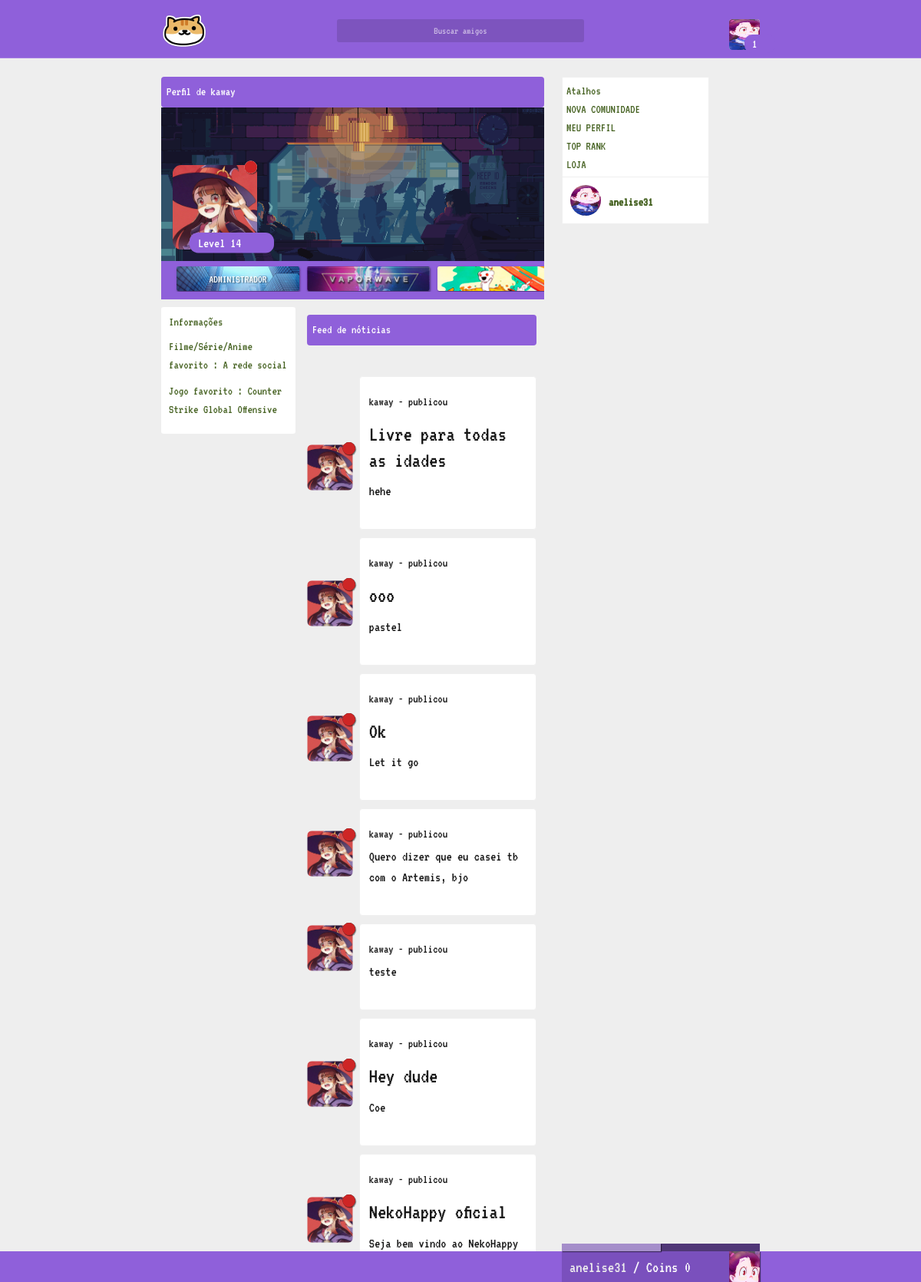
The page /profile/34 (signed in) on the database as committed earlier.
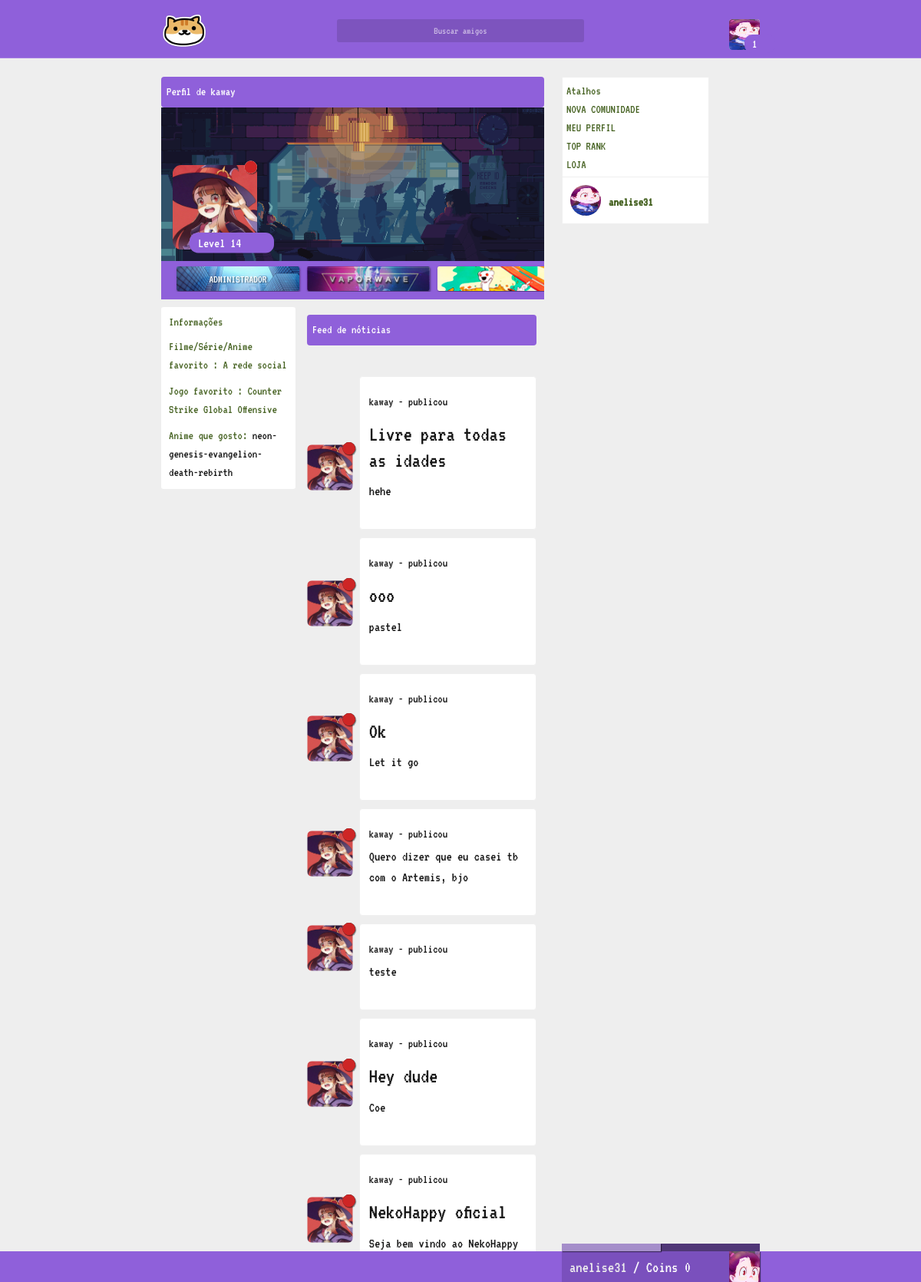
The same page on the database as committed later.
### tables this page shows
CREATE TABLE `user` (
  `id` int(11) NOT NULL,
  `cry` varchar(255) NOT NULL,
  `wtf` varchar(2555) NOT NULL,
  `cool` varchar(2555) NOT NULL,
  `baby` varchar(2555) NOT NULL,
  `very` varchar(2555) NOT NULL,
  `nani` varchar(255) NOT NULL,
  `email` varchar(100) NOT NULL,
  `password` varchar(255) NOT NULL,
  `usuario` varchar(255) NOT NULL,
  `admin` int(11) NOT NULL,
  `avatar` varchar(255) NOT NULL,
  `background` text NOT NULL,
  `cover` text NOT NULL,
  `config` int(11) NOT NULL,
  `game` text NOT NULL,
  `movie` text NOT NULL,
  `pincode` varchar(10) NOT NULL,
  `ip` varchar(255) NOT NULL,
  `tuturial` int(11) NOT NULL,
  `exp` int(11) NOT NULL,
  `lvl` int(11) NOT NULL,
  `tag` int(11) NOT NULL,
  `money` int(11) NOT NULL,
  `status` varchar(200) NOT NULL,
  `anime_favorito` int(11) NOT NULL
);

CREATE TABLE `tag` (
  `id` int(11) NOT NULL,
  `iduser` int(11) NOT NULL,
  `text` text NOT NULL,
  `tipo` text NOT NULL,
  `img` text NOT NULL
);

CREATE TABLE `postagem` (
  `id` int(11) NOT NULL,
  `iduser` int(11) NOT NULL,
  `cry` varchar(2555) NOT NULL,
  `title` text NOT NULL,
  `texto` text NOT NULL
);

CREATE TABLE `anime` (
  `id` int(11) NOT NULL,
  `slug` varchar(255) NOT NULL,
  `age_rating` int(11) NOT NULL,
  `episode_count` int(11) NOT NULL,
  `episode_length` int(11) NOT NULL,
  `synopsis` text NOT NULL,
  `youtube_video_id` varchar(255) NOT NULL,
  `created_at` timestamp NOT NULL DEFAULT CURRENT_TIMESTAMP ON UPDATE CURRENT_TIMESTAMP,
  `updated_at` timestamp NOT NULL DEFAULT '0000-00-00 00:00:00',
  `cover_image_file_name` varchar(255) NOT NULL,
  `cover_image_content_type` varchar(255) NOT NULL,
  `cover_image_file_size` int(11) NOT NULL,
  `cover_image_updated_at` timestamp NOT NULL DEFAULT '0000-00-00 00:00:00',
  `average_rating` double NOT NULL,
  `user_count` int(11) NOT NULL,
  `age_rating_guide` varchar(255) NOT NULL,
  `show_type` int(11) NOT NULL,
  `start_date` date NOT NULL,
  `end_date` date NOT NULL,
  `rating_frequencies` int(11) NOT NULL,
  `poster_image_file_name` varchar(255) NOT NULL,
  `poster_image_content_type` varchar(255) NOT NULL,
  `poster_image_file` int(11) NOT NULL,
  `poster_image_updated_at` int(11) NOT NULL,
  `cover_image_top_offset` int(11) NOT NULL,
  `started_airing_date_known` tinyint(1) NOT NULL,
  `titles` int(11) NOT NULL,
  `canonical_title` varchar(255) NOT NULL,
  `abbreviated_titles` varchar(255) NOT NULL,
  `poster_image_file_size` int(11) NOT NULL
);

### autoload/template.php (called while the page is built)
<?php
require './autoload/template/html.php';
function html(){
	require './autoload/template/body.php';
}

### autoload/start.php (called while the page is built)
<?php
require 'template.php';

### config/_autoload.php (called while the page is built)
<?php
require './autoload/start.php';

### index.php (called while the page is built)
<?php
require './config/config.php';
require './config/_autoload.php';
?>

### config/globals.php (called while the page is built)
<?php
require './autoload/why.php';
$template = $varglobal;
$manu = 0;

### autoload/why.php (called while the page is built)
<?php
$varglobal = 4002;

### autoload/requireme.php (called while the page is built)
<?php
$databasehm = 4002;

### autoload/user/user.php (called while the page is built, shortened)
<?php
if(isset($_COOKIE['iduser']) && (isset($_COOKIE['cry']) ) ){
	$iduser = $_COOKIE['iduser'];
	$cry = $_COOKIE['cry'];
    $wtf = $_COOKIE['wtf'];
    $cool = $_COOKIE['cool'];
    $baby = $_COOKIE['baby'];
    $very = $_COOKIE['very'];
	$result_usuario = "SELECT * FROM user WHERE id = '$iduser' && cry = '$cry' and wtf = '$wtf' and cool = '$cool' and baby = '$baby' and very = '$very' LIMIT 1";
    $resultado_usuario = mysqli_query($conn, $result_usuario);
    $user = mysqli_fetch_assoc($resultado_usuario);
}
?>

### autoload/template/body.php (called while the page is built)
<?php
require './templates/index.php';

### autoload/user/stranger.php (called while the page is built)
<?php
if(isset($_GET['id']) ){
	$stranger = $_GET['id'];
	$pontos = array(",", ".", "'");
	$strangert = str_replace($pontos, "", $stranger);
    $result_strangerc = "SELECT * FROM user WHERE id = '$strangert' LIMIT 1";
    $resultado_strangerc = mysqli_query($conn, $result_strangerc);
    $stranger = mysqli_fetch_assoc($resultado_strangerc);
}

### config/config.php (called while the page is built, shortened)
<?php
$dataAtual = date('d/m/Y H:i:s');

### view/profile/feeds.php (the view, shortened to what this page needs)
<?php if(isset($template)){?>
<div class="notice">
    <p>Feed de nóticias</p>
</div>
<?php
$stran = $stranger['id'];
$post = "SELECT * FROM postagem WHERE id and iduser = '$stran' ORDER BY id DESC";
$posta = mysqli_query($conn, $post);
foreach ($posta as $posta => $postas) {
?>
<?php
$quem = $postas['iduser'];
$result_peopledt = "SELECT * FROM user WHERE id = $quem LIMIT 1";
 $resultado_peoplede = mysqli_query($conn, $result_peopledt);
foreach ($resultado_peoplede as $resultado_peoplede => $resultado_peopledes) {
$status = $resultado_peopledes['status'];
$statusatual = null;
if($status >= $dataAtual){
            $statusatual = "1";
}
else{
            $statusatual = "0";
}
?>
<div class="post">
<p style="color: #151515 !important; top: 10px; position: relative; left: 2px;word-wrap: break-word;"><a href="/profile/<?php echo $resultado_peopledes['id'];?>""><?php echo $resultado_peopledes['usuario'];?></a> - publicou</p>
<h1 style="color: #151515 !important; top: -15px; position: relative; left: 2px; font-size: 28px;word-wrap: break-word; width: 95%;"><?php echo $postas['title'];?></h1>
<span style="color: #151515 !important; top: -25px; position: relative; left: 2px; font-size: 18px; word-wrap: break-word;"><?php echo $postas['texto'];?></span>
<div class="postaaa" style="left: -100px; position: absolute;">
<div class="avatar" style="top: -100px; width: 60px !important; height: 60px !important; position: absolute; background: transparent !important; box-shadow: 1px 1px 1px transparent !important;">
<div class="online" style="top: 0px; height: 15px; z-index: 1000; right: -10px; width: 15px; background: #151515;"><div class="verificar" uk-tooltip="<?php if($statusatual == "1"){ echo 'Usuario online';}else{ echo 'Usuario Offline';} ?>" id="verificando<?php echo $resultado_peopledes['id']; echo $postas['id'];?>"></div></div>
<a href='/profile/<?php echo $resultado_peopledes['id'];?>'><img uk-tooltip="<?php echo $resultado_peopledes['usuario'];?>" src="/img/user/<?php echo $resultado_peopledes['avatar'];?>"/></a>
</div>
</div>
</div>
<?Php } } ?>
</div>
<?Php } else{ include '../404/index.php';}?>

### autoload/template/html.php (shortened to what this page needs)
<!DOCTYPE html>
<html>
<head>
	<link rel="stylesheet" type="text/css" href="/assets/css/style.css?v=1.0">
	<link rel="stylesheet" type="text/css" href="/assets/css/uikit.min.css?v=1.0">
	<link href="/assets/css/fonts/Ubuntu-Medium.ttf" rel="stylesheet">
	<link href="/assets/css/fonts/pixel.woff2" rel="stylesheet">
	<link rel="stylesheet" href="/assets/css/animation.css">
</head>
<body>
<?php
html();
?>
</body>
</html>

### templates/index.php (shortened to what this page needs)
<?php
require './config/config.php';
require './config/globals.php';
require './autoload/requireme.php';
if($manu == 0){
if($template == $databasehm){
if(!$conn){
  	require './view/nodb/index.php';
}
else{
if(isset($_COOKIE['verificar']) ){
if(empty($_COOKIE['iduser']) && (empty($_COOKIE['cry']) )){
	require './autoload/user/user.php';
	require './view/account/check.php';
}
}
else{
if(empty($_COOKIE['iduser']) && (empty($_COOKIE['cry']) )){
if(isset($_GET['cadastro'])){
	require './view/account/cadastro.php';
}
else if(isset($_GET['login'])){
	require './view/account/login.php';
}
else if(isset($_GET['esqueci'])){
	require './view/account/forgot.php';
}
else{
	require './view/home/index.php';
}
require './php/main/randback.php';
}
else{
	if(isset($_COOKIE['iduser']) && (isset($_COOKIE['cry']) )){
	require './autoload/user/user.php';
	if($user['config'] == 0){
	require './view/dashboard/menu.php';
	require './view/dashboard/config.php';
	}
	else{
	if(isset($_GET['profile'])){
	require './view/dashboard/menu.php';
	require './view/profile/user.php';
	}
	}
	}
}
}
}
}
else{
	require './view/notme/index.php';
}
}
else{
	require './view/manu/index.php';
}

### view/dashboard/menu.php (shortened to what this page needs)
<?php if(isset($template)){?>
<?php if(isset($_COOKIE['iduser']) && (isset($_COOKIE['cry']) )){ ?>
<div class="headerta">
	<div class="align">
		<a href="/"><img class="logo" src="/assets/img/friends.png"/></a>
	<div class="boxcenter">
		<input class="busca" type="text" placeholder="Buscar amigos"/>
	</div>
	<div class="boxleft">
		<div class="okaysr">
		<img class="avatar" src="/img/user/<?php echo $user['avatar'];?>"/>
		<p class="myrank"><span id="lvl"><?php echo $user['lvl'];?></span></p>
		</div>
	</div>
	</div>
</div>
<?php
$exp = $user['exp'];
?>
<div class="bottomh">
	<div class="align">
		<div class="profile">
			<div class="exp" uk-tooltip="Progresso">
				<div uk-tooltip="EXP atual <?Php echo $exp;?> de 10" class="atual"></div>
			</div>
			<div class="avatar" uk-tooltip="Foto de avatar">
			</div>
			<p><a href="/profile/<?php echo $user['id'];?>"><?php echo $user['usuario'];?></a> / Coins <?php echo $user['money'];?></p>
		</div>
	</div>
</div>
<?Php } ?>
<?Php }  else{ include '../404/index.php';}?>

### view/profile/user.php (shortened to what this page needs)
<?php if(isset($template)){
echo '<div class="align">';
echo '<div class="flex">';
echo '<div class="feed">';
echo '<div id="perfil">';
$stran = $_GET['id'];
$pontos = array(",", ".", "'");
$strangert = str_replace($pontos, "", $stran);
if($user['id'] == $strangert){
	require './view/profile/me.php';
}
else{
	require './view/profile/stranger.php';
}
echo '</div>';
echo '</div>';
echo '</div>';
require './view/dashboard/status/me.php';
 }else{
 	include '../404/index.php';
 } ?>

### view/profile/stranger.php (shortened to what this page needs)
<?php if(isset($template)){
?>
<?php
require './autoload/user/stranger.php';
if(isset($stranger)){
	?>
<?php
$status = $stranger['status'];
$statusatual = null;
if($status >= $dataAtual){
	$statusatual = "1";
}
else{
	$statusatual = "0";
}
?>
<div class="profile_">
<div class="notice" style="top: 0;">
    <p>Perfil de <?php echo $stranger['usuario'];?></p>
</div>
<div class="cover">
<div class="avatar">
	<div class="online"><div uk-tooltip="<?php if($statusatual == "1"){ echo 'Usuario online';}else{ echo 'Usuario Offline';} ?>" class="verificar"></div></div>
	<img src="/img/user/<?php echo $stranger['avatar'];?>"/>
	<p class="myrank" style="width: auto; top: -40px !important;"><span id="lvl">Level <?php echo $stranger['lvl'];?></span></p>
</div>
</div>
<div class="tab">
	<div class="tags">
<div class="uk-position-relative uk-visible-toggle uk-light" uk-slider id="slidertag">
<ul class="uk-slider-items uk-child-width-1-2 uk-child-width-1-3@s uk-child-width-1-4@m">
<?php
if($stranger['admin'] == 1){
?>
<li>
<div class="tag" id="tagmembro"><p>Administrador</p></div>
</li>
<?php } ?>
<?php
$quem = $stranger['id'];
$tagab = "SELECT * FROM usertag WHERE iduser = $quem";
$taga = mysqli_query($conn, $tagab);
foreach ($taga as $taga => $tagas) {
?>
<?php
$tag = $tagas['tipo'];
$tagav = "SELECT * FROM tag WHERE id and tipo = '$tag' ORDER BY id";
$tagavs = mysqli_query($conn, $tagav);
foreach ($tagavs as $tagavs => $tagavss) {
?>
<li><div class="tag" id="tag<?php echo $tagavss["tipo"];?>"></div><div class="uk-position-center uk-panel"></div></li>
<?php } }?>
</ul>
</div>
	</div>
</div>
<div class="left_info">
<h1>Informações</h1>
<p>Filme/Série/Anime favorito : <?php echo $stranger['movie'];?></p>
<p>Jogo favorito : <?php echo $stranger['game'];?></p>
<p><?php
$meuanime = $stranger['anime_favorito'];
$anim = "SELECT * FROM anime WHERE id = '$meuanime' ORDER BY id ASC LIMIT 1";
$anime = mysqli_query($conn, $anim);
$animed = mysqli_fetch_assoc($anime);
if(isset($animed)){
	echo 'Anime que gosto: ';
}
foreach ($anime as $anime => $animes) {?>
 <a href="/anime/<?php echo $animes['id'];?>"><?php echo $animes['slug']; } ?></a></p>
</div>
<div class="right_info">
<?php
echo '<div style="position: relative; left: 0; top: -20px;">';
require './view/profile/feeds.php';
echo '</div>';
?>
</div>
</div>
<?php } ?>
<?php } else{
 	include '../404/index.php';
 } ?>

### view/dashboard/status/me.php
<?php if(isset($template)){?>
<div class="links">
<p>Atalhos</p>
<a href="/create_page">Nova comunidade</a>
<br>
<a href="/profile/<?php echo $user['id'];?>">Meu perfil</a>
<br>
<a href="/toprank">Top rank</a>
<br>
<a href="/loja">Loja</a>
</div>
<div class="status">
<a href="/profile/<?php echo $user['id'];?>">
<img class="avatar" src="/img/user/<?php echo $user['avatar'];?>"/>
<p class="user"><?php echo $user['usuario'];?></p>
</a>
</div>
<?Php } else{ include '../404/index.php';}?>

### view/profile/stranger.php (style rules this page uses)
#tagmembro { background-image: url('/assets/img/tags/admin.jpg'); }

Rows that differ between the two databases and show on the page:
now on this page (row edited): anime: slug "neon-genesis-evangelion-death-rebirth"
Other text that changed with them:
text now shown: "Anime que gosto:"
